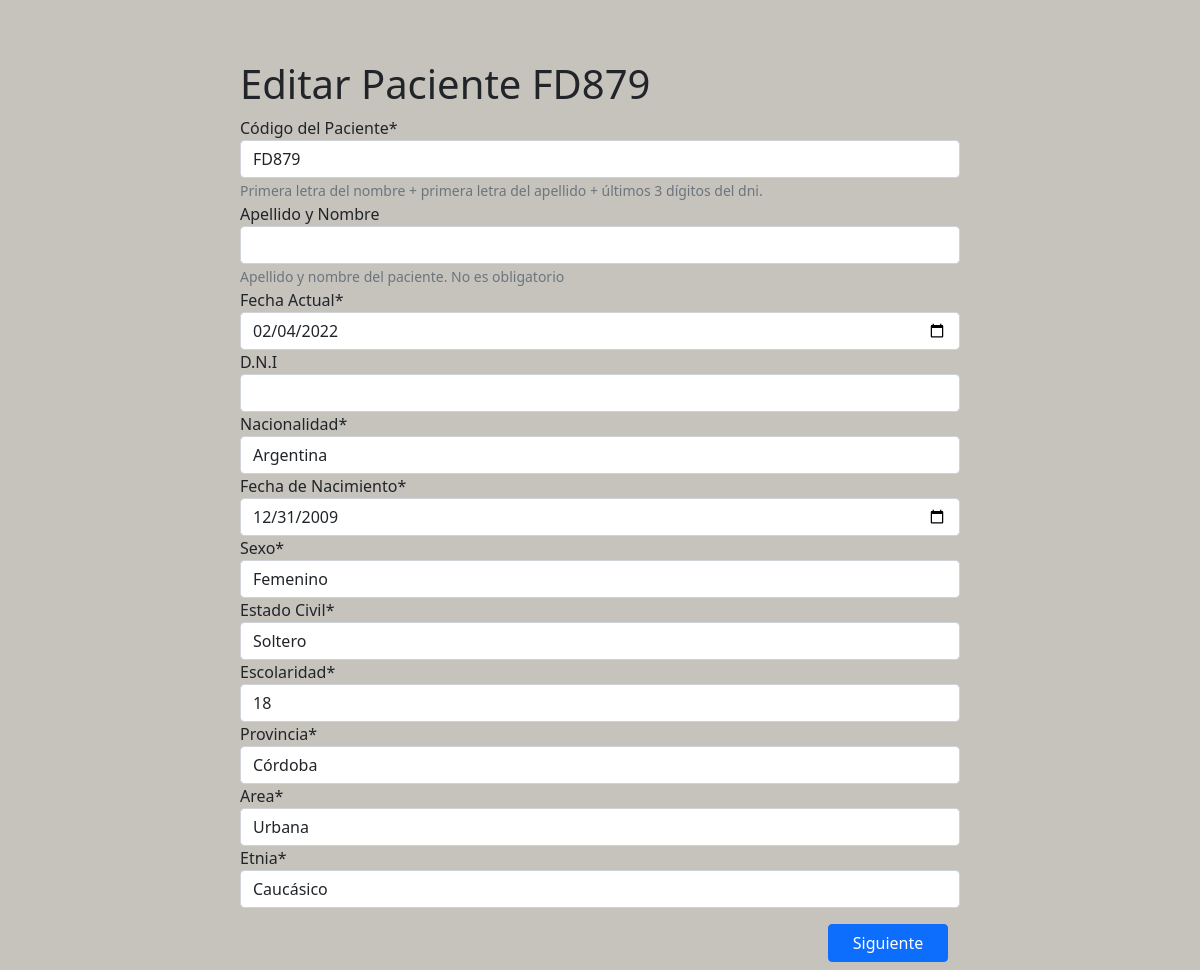
Page /editarPaciente/FD879 on the committed database.
### tablasPacientes/models.py (models this page shows, shortened)
class datosPaciente(models.Model):
    hayVacios = models.BooleanField(default=False)
    cod_pac = models.CharField(primary_key=True, max_length=64, help_text="Primera letra del nombre + primera letra del apellido + últimos 3 dígitos del dni.")
    cod_doc = models.CharField(max_length=64)
    apellidoYNombre = models.CharField(max_length=64, blank=True, help_text="Apellido y nombre del paciente. No es obligatorio")
    fechaDeRegistro = models.CharField(max_length=64)
    dni = models.CharField(blank=True, max_length=9)
    nacionalidad = models.CharField(max_length=64)
    fechaDeNacimiento = models.CharField(max_length=64)
    sexo = models.IntegerField(choices=SEXO)
    estadoCivil = models.IntegerField(choices=ESTADO_CIVIL)
    escolaridad = models.IntegerField()
    idProvincia = models.IntegerField(choices=PROVINCIAS)
    idArea = models.IntegerField(choices=AREA)
    etnia = models.IntegerField(choices=ETNIA)

### paginaPrincipal/views.py (the view)
# urls.py: path('editarPaciente/<str:cod_pac>', formPacienteView.edit, name='editarPaciente'),
    def edit(request, cod_pac):
        paciente = datosPaciente.objects.filter(cod_pac = cod_pac).first()
        form_pac = FormPaciente(instance=paciente)
        return render(request, "editarPaciente.html", {'form': form_pac, 'cod_pac':cod_pac})

### tablasPacientes/forms.py
class FormPaciente(forms.ModelForm):
    class Meta:
        model = tabs.datosPaciente
        exclude = ('cod_doc', 'hayVacios')
        labels = {'cod_pac': _('Código del Paciente'), 'apellidoYNombre': _('Apellido y Nombre'), 'fechaDeRegistro': _('Fecha Actual'),
                'dni': _('D.N.I'), 'fechaDeNacimiento': _('Fecha de Nacimiento'), 'estadoCivil': _('Estado Civil'),
                'idProvincia': _('Provincia'), 'idArea': _('Area')}
        widgets = {'fechaDeNacimiento': forms.DateInput(attrs={'type': 'date'}),
                    'fechaDeRegistro': forms.DateInput(attrs={'type': 'date'})}

### paginaPrincipal/templates/editarPaciente.html (shortened to what this page needs)
{% load static %}
{% load crispy_forms_tags %}
<!DOCTYPE html>
<html>
    {% include 'head.html' %}
    <body class="padre">
        <div class="hijo">
            <h1>Editar Paciente {{cod_pac}}</h1>
            <form action="{% url 'editarPaciente2' cod_pac %}" method="POST">
                {{ form|crispy }}
                <div class="row col-12 justify-content-end mb-2 pr-0">
                    <button type="submit" class="btn btn-primary col-md-2">Siguiente</button>
                </div>
            </form>
        </div>
    </body>
</html>

### paginaPrincipal/static/style.css (style rules this page uses)
* { scroll-behavior: smooth; }
.padre { background-color: #C6C3BC; }
.hijo { width: 60%; margin: auto; margin-top: 60px; }

### rows in the picture
datosPaciente: cod_pac "FD879", fechaDeRegistro "02/04/2022", nacionalidad "Argentina", fechaDeNacimiento "12/31/2009", sexo "Femenino", estadoCivil "Soltero", escolaridad "18", idProvincia "Córdoba", idArea "Urbana", etnia "Caucásico"
